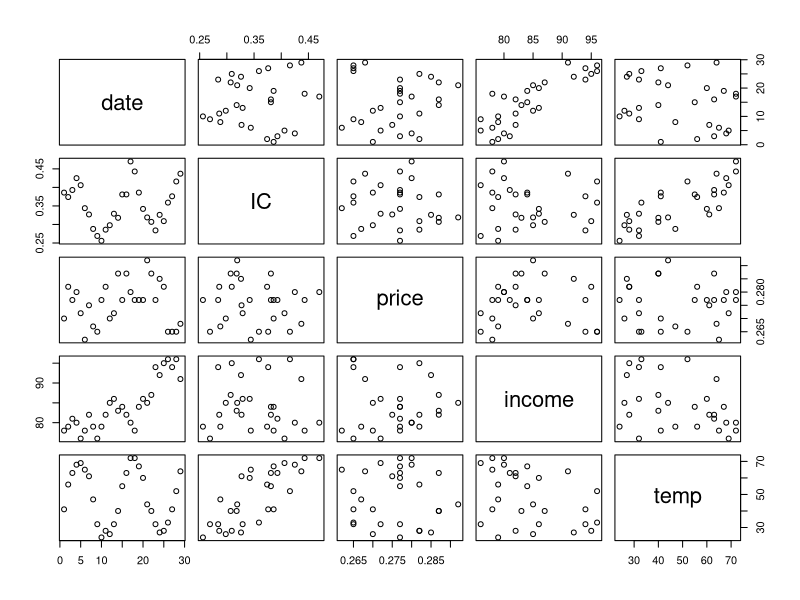
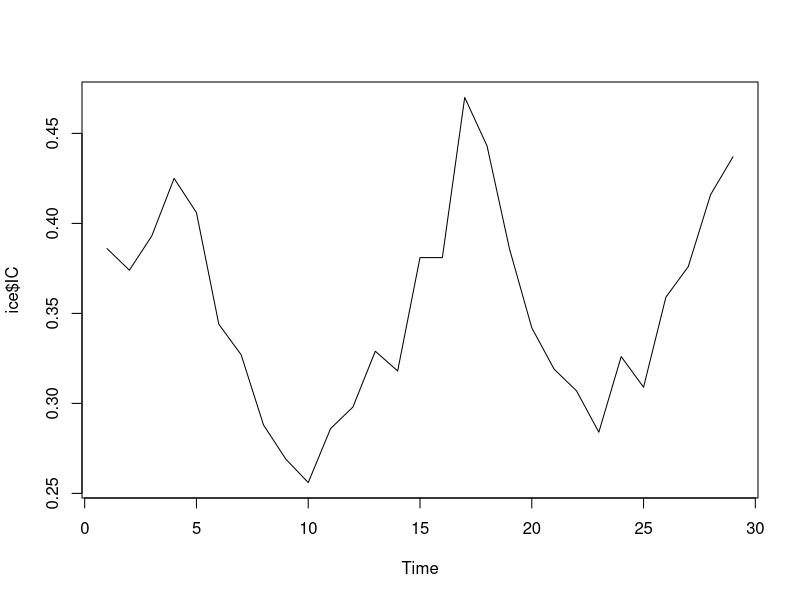

These charts were generated, in order, by the following R code: (Note: this script raises an error after producing the figures.)
ice=read.csv("icecream.csv",sep=",")
ice<-ice[-length(ice$date),]
ice
pairs(ice)
plot.ts(ice$IC)
library(nlme)
X=cbind(1,ice$temp)
X
n=29
p=2
rho.hat=0.7557313
C.ar1=corAR1(rho.hat)
C.ar1
C.ar1=Initialize(C.ar1,data=ice)
C.ar1
R=corMatrix(C.ar1)
R[1:3,1:3]

W=solve(R[1:29,1:29]/(1-(rho.hat)^2))
Y<-t(X)%*%W%*%X
Y
F<-((0.002603578^2)*Y[2,2])/(0.001708249)

sqrt(F)
2*(1-pt(sqrt(F),27))
2*(pt(-4.382617,27))

ice=read.csv("icecream.csv",sep=",")
ice
newdata=ice[30,]
newdata
predict(fit3, newdata)

H=X%*%solve(Y)%*%t(X)%*%W
h29=H[29,29]
X30=matrix(c(1,ice$temp[30]),nrow=1,ncol=2)
cf=(1/(1-rho.hat^2))+(rho.hat^2*(1-h29))+(X30%*%solve(Y)%*%t(X30))
s=sqrt(fit3$sigma^2*cf)
U=Y30_cap+s*qt(0.975,(n-p))
L=Y30_cap-s*qt(0.975,(n-p))



